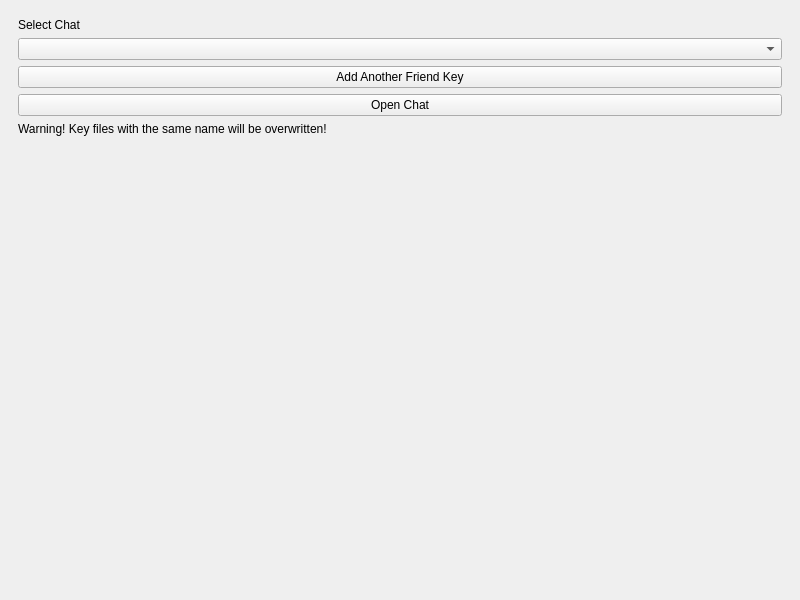
<?xml version="1.0" encoding="UTF-8"?>
<ui version="4.0">
 <class>openChatWindow</class>
 <widget class="QMainWindow" name="openChatWindow">
  <property name="geometry">
   <rect>
    <x>0</x>
    <y>0</y>
    <width>800</width>
    <height>600</height>
   </rect>
  </property>
  <property name="windowTitle">
   <string>MainWindow</string>
  </property>
  <widget class="QWidget" name="centralwidget">
   <layout class="QGridLayout" name="gridLayout">
    <item row="0" column="0" alignment="Qt::AlignTop">
     <widget class="QWidget" name="widget" native="true">
      <layout class="QGridLayout" name="gridLayout_2">
       <item row="1" column="0">
        <widget class="QComboBox" name="openChatComboBox"/>
       </item>
       <item row="0" column="0">
        <widget class="QLabel" name="label">
         <property name="text">
          <string>Select Chat</string>
         </property>
        </widget>
       </item>
       <item row="2" column="0">
        <widget class="QPushButton" name="openChatAddKeyButton">
         <property name="text">
          <string>Add Another Friend Key</string>
         </property>
        </widget>
       </item>
       <item row="3" column="0">
        <widget class="QPushButton" name="openChatStartButton">
         <property name="text">
          <string>Open Chat</string>
         </property>
        </widget>
       </item>
       <item row="4" column="0">
        <widget class="QLabel" name="label_2">
         <property name="text">
          <string>Warning! Key files with the same name will be overwritten!</string>
         </property>
        </widget>
       </item>
      </layout>
     </widget>
    </item>
   </layout>
  </widget>
 </widget>
 <resources/>
 <connections/>
</ui>
